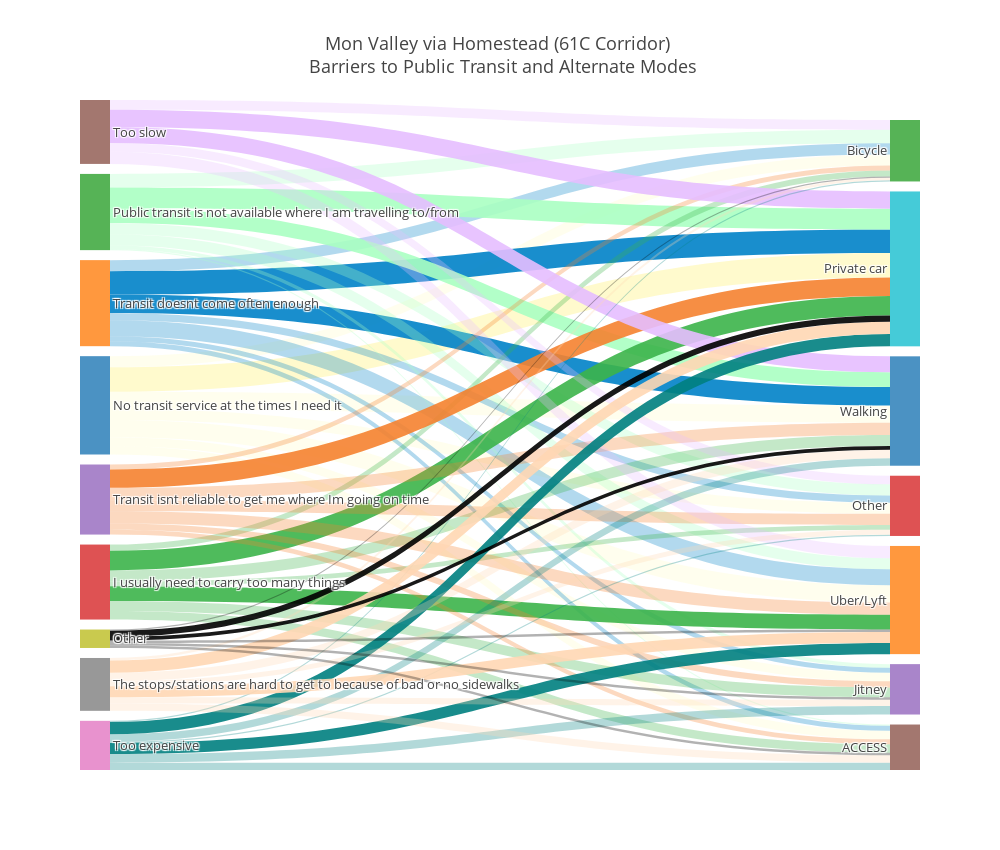

Notebook cell for this chart:
### Markdown cell above
### Mon Valley via Homestead (61C Corridor)

### Code cell
MV61C = data[data['6 - Corridor preference'] == "['Mon Valley via Homestead (61C Corridor)']"]
MV61C_sankey_format = hp.sankeyFormat(MV61C, col_indeces = [13,12])
MV61C_sankey = hp.drawSankey(MV61C_sankey_format, 
                          title= "Mon Valley via Homestead (61C Corridor) \
<br> Barriers to Public Transit and Alternate Modes")

iplot(MV61C_sankey, validate = False)

### Figure 1 — Plotly figure (JSON) as saved in the notebook; plotly's stock layout.template omitted (floating-point values rounded to 4 significant figures)
{"data": [{"link": {"color": ["rgba(255, 250, 200,0.9)", "rgba(255, 250, 200,0.3)", "rgba(255, 250, 200,0.3)", "rgba(255, 250, 200,0.3)", "rgba(255, 250, 200,0.3)", "rgba(255, 250, 200,0.3)", "rgba(255, 250, 200,0.3)", "rgba(0, 130, 200,0.9)", "rgba(0, 130, 200,0.9)", "rgba(0, 130, 200,0.3)", "rgba(0, 130, 200,0.3)", "rgba(0, 130, 200,0.3)", "rgba(0, 130, 200,0.3)", "rgba(0, 130, 200,0.3)", "rgba(170, 255, 195,0.9)", "rgba(170, 255, 195,0.9)", "rgba(170, 255, 195,0.3)", "rgba(170, 255, 195,0.3)", "rgba(170, 255, 195,0.3)", "rgba(170, 255, 195,0.3)", "rgba(170, 255, 195,0.3)", "rgba(60, 180, 75,0.9)", "rgba(60, 180, 75,0.3)", "rgba(60, 180, 75,0.9)", "rgba(60, 180, 75,0.3)", "rgba(60, 180, 75,0.3)", "rgba(60, 180, 75,0.3)", "rgba(60, 180, 75,0.3)", "rgba(245, 130, 48,0.9)", "rgba(245, 130, 48,0.3)", "rgba(245, 130, 48,0.3)", "rgba(245, 130, 48,0.3)", "rgba(245, 130, 48,0.3)", "rgba(245, 130, 48,0.3)", "rgba(245, 130, 48,0.3)", "rgba(230, 190, 255,0.9)", "rgba(230, 190, 255,0.9)", "rgba(230, 190, 255,0.3)", "rgba(230, 190, 255,0.3)", "rgba(230, 190, 255,0.3)", "rgba(0, 128, 128,0.9)", "rgba(0, 128, 128,0.3)", "rgba(0, 128, 128,0.9)", "rgba(0, 128, 128,0.3)", "rgba(0, 128, 128,0.3)", "rgba(0, 128, 128,0.3)", "rgba(0, 128, 128,0.3)", "rgba(255, 215, 180,0.9)", "rgba(255, 215, 180,0.3)", "rgba(255, 215, 180,0.9)", "rgba(255, 215, 180,0.3)", "rgba(255, 215, 180,0.3)", "rgba(255, 215, 180,0.3)", "rgba(255, 215, 180,0.3)", "rgba(0, 0, 0,0.9)", "rgba(0, 0, 0,0.9)", "rgba(0, 0, 0,0.3)", "rgba(0, 0, 0,0.3)", "rgba(0, 0, 0,0.3)", "rgba(0, 0, 0,0.3)"], "source": [0, 0, 0, 0, 0, 0, 0, 1, 1, 1, 1, 1, 1, 1, 2, 2, 2, 2, 2, 2, 2, 3, 3, 3, 3, 3, 3, 3, 4, 4, 4, 4, 4, 4, 4, 5, 5, 5, 5, 5, 6, 6, 6, 6, 6, 6, 6, 7, 7, 7, 7, 7, 7, 7, 8, 8, 8, 8, 8, 8], "target": [9, 10, 11, 12, 13, 14, 15, 9, 10, 11, 12, 13, 14, 15, 9, 10, 11, 12, 13, 14, 15, 9, 10, 11, 12, 13, 14, 15, 9, 10, 11, 12, 13, 14, 15, 9, 10, 11, 12, 13, 9, 10, 11, 12, 13, 14, 15, 9, 10, 11, 12, 13, 14, 15, 9, 10, 11, 12, 14, 15], "value": [20, 14, 14, 9, 9, 7, 7, 19, 15, 13, 9, 6, 4, 4, 17, 12, 9, 11, 9, 3, 1, 16, 9, 12, 5, 4, 8, 7, 15, 10, 10, 4, 9, 5, 4, 14, 13, 10, 8, 7, 10, 6, 9, 1, 1, 7, 6, 10, 7, 9, 2, 4, 5, 6, 5, 3, 2, 1, 2, 2]}, "node": {"label": ["No transit service at the times I need it", "Transit doesnt come often enough", "Public transit is not available where I am travelling to/from", "I usually need to carry too many things", "Transit isnt reliable to get me where Im going on time", "Too slow", "Too expensive", "The stops/stations are hard to get to because of bad or no sidewalks", "Other", "Private car", "Walking", "Uber/Lyft", "Bicycle", "Other", "Jitney", "ACCESS"], "line": {"color": "black", "width": 0}, "pad": 10, "thickness": 30}, "orientation": "h", "type": "sankey", "valueformat": ".0f"}], "layout": {"font": {"size": 13}, "height": 850, "title": "Mon Valley via Homestead (61C Corridor) <br> Barriers to Public Transit and Alternate Modes", "width": 1000}}
